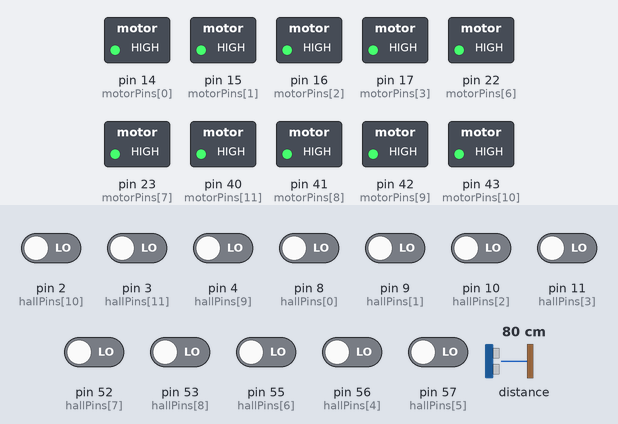
Bench run of a sketch on a simulated Arduino Mega 2560, built with avr-gcc and run on an emulated ATmega2560. Parts: switched loads named in the sketch (green lamp = pin HIGH). Wiring (inferred from the names in the program): LIDAR-Lite range finder at I2C address 0x62. The test bench sets the inputs (shaded band); at power-on: pin 2 (hallPins[10]), pin 3 (hallPins[11]), pin 4 (hallPins[9]), pin 8 (hallPins[0]), pin 9 (hallPins[1]), pin 10 (hallPins[2]), pin 11 (hallPins[3]), pin 52 (hallPins[7]), pin 53 (hallPins[8]), pin 55 (hallPins[6]), pin 56 (hallPins[4]), pin 57 (hallPins[5]) LOW, distance to the obstacle 80 cm. Pins used as bus, display or sensor lines are not drawn; what the sketch prints to the serial monitor is not drawn.

Above: at 0.1 s.
Timing chart, 0 to 1.6 s (numbered marks = the images above):
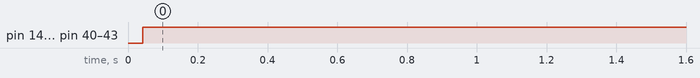

Measured:
- by itself, pin 14 (motorPins[0]), pin 15 (motorPins[1]), pin 16 (motorPins[2]), pin 17 (motorPins[3]), pin 22 (motorPins[6]), pin 23 (motorPins[7]), pin 40 (motorPins[11]), pin 41 (motorPins[8]), pin 42 (motorPins[9]), pin 43 (motorPins[10]): LOW → HIGH at 0.04 s

The sketch:

full_code_pcb.ino
```cpp
#include <Wire.h>

#define LIDAR_ADDRESS 0x62 // LiDAR's I2C address
#define INIT_REG 0x00
#define INIT_DATA 0x04
#define TWO_BYTE 0x8f

// represents all pins that are connected to hall-effect sensors
int hallPins[] = {8, 9, 10, 11, 56, 57, 55, 52, 53, 4, 2, 3};

// represents all pins that are connected to motors
int motorPins[] = {14, 15, 16, 17, 20, 21, 22, 23, 41, 42, 43, 40};

// represents all values received from hall effect sensors
int hallVals[] = {HIGH, HIGH, HIGH, HIGH, HIGH, HIGH, HIGH, HIGH, HIGH, HIGH, HIGH, HIGH};

// represents all values written to motors
int motorVals[] = {LOW, LOW, LOW, LOW, LOW, LOW, LOW, LOW, LOW, LOW, LOW, LOW};

void setup() {
  // setup code
  for (int i = 0; i < 12; i++)
  {
    pinMode(hallPins[i], INPUT);
  }
  for (int i = 0; i < 12; i++)
  {
    pinMode(motorPins[i], OUTPUT);
  }

  Wire.begin();
  Serial.begin(9600);
}

void loop() {

  // initialize the LiDAR sensor to get accurate measurements
  Wire.beginTransmission((int)LIDAR_ADDRESS);
  Wire.write((int)INIT_REG);
  Wire.write((int)INIT_DATA);
  Wire.endTransmission();

  delay(20);

  // send the register that needs to be read from: 0x8f
  Wire.beginTransmission((int)LIDAR_ADDRESS);
  Wire.write((int)TWO_BYTE);
  Wire.endTransmission();

  delay(20);

  // request data from the TWO_BYTE register
  int distance = 0;
  Wire.requestFrom((int)LIDAR_ADDRESS, 2);
  if (Wire.available() >= 2) {
     int upperByte = Wire.read(); //read upper 8 bits
     upperByte = upperByte << 8; //shift to make room for lower 8 bits
     int lowerByte = Wire.read(); //read lower 8 bits
     distance = upperByte | lowerByte; //combine to create final distance value
     Serial.println("Distance: " + String(distance) + "cm");
     if (distance <= 150)
     {
        for (int i = 0; i < 12; i++)
        {
          hallVals[i] = digitalRead(hallPins[i]);
        }
        for (int i = 0; i < 12; i++)
        {
          motorVals[i] = ~(hallVals[i]);
          digitalWrite(motorPins[i], motorVals[i]);
        }
        delay(1000);
     }
  }
  else
  {
     Serial.println("Error: Distance could not be read");
  }

  delay(1000);
}
```
